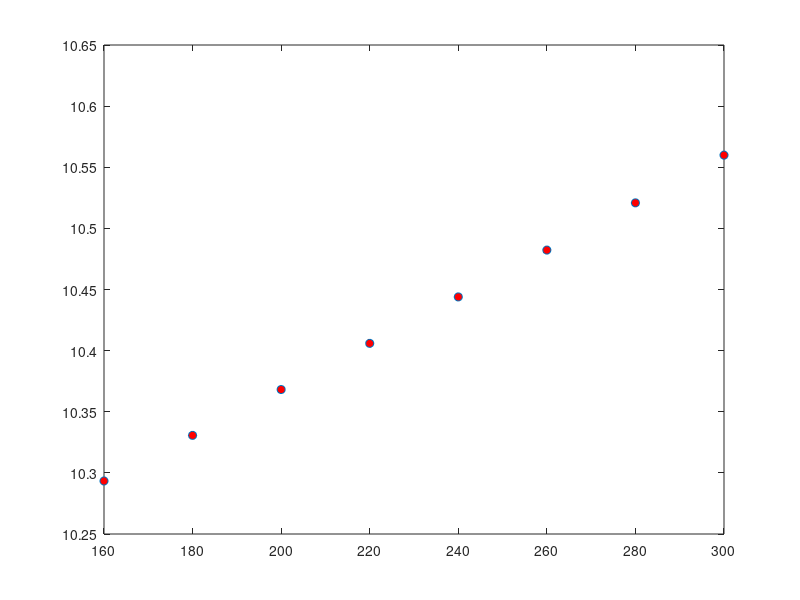

This figure's MATLAB source: (Note: this script raises an error after producing the figure.)
%definimos los vectores con informacion
t=[160,180,200,220,240,260,280,300];
v=[10.293372,10.330671,10.368179,10.405925,10.443936,10.482245,10.520884,10.559888];
figure (1)
plot(t,v,'o','markerfacecolor','r');

syms T

L(1)=((T-t(2))*(T-t(3))*(T-t(4))*(T-t(5)))/((t(1)-t(2))*(t(1)-t(3))*(t(1)-t(4))*(t(1)-t(5)));
L(2)=((T-t(2))*(T-t(3))*(T-t(4))*(T-t(5)))/((t(2)-t(1))*(t(2)-t(3))*(t(2)-t(4))*(t(2)-t(5)));
L(3)=((T-t(2))*(T-t(3))*(T-t(4))*(T-t(5)))/((t(3)-t(1))*(t(3)-t(2))*(t(3)-t(4))*(t(3)-t(5)));
L(4)=((T-t(2))*(T-t(3))*(T-t(4))*(T-t(5)))/((t(4)-t(1))*(t(4)-t(2))*(t(4)-t(3))*(t(4)-t(5)));
L(5)=((T-t(2))*(T-t(3))*(T-t(4))*(T-t(5)))/((t(5)-t(1))*(t(5)-t(2))*(t(5)-t(3))*(t(5)-t(4)));

P=v(1)*L(1)+v(2)*L(2)+v(3)*L(3)+v(4)*L(4)+v(5)*L(5);

figure (2)
ezplot(P,[min(t),max(t)]);
vpa(abs(subs(P,t)))
vpa(abs(subs(P,100)))